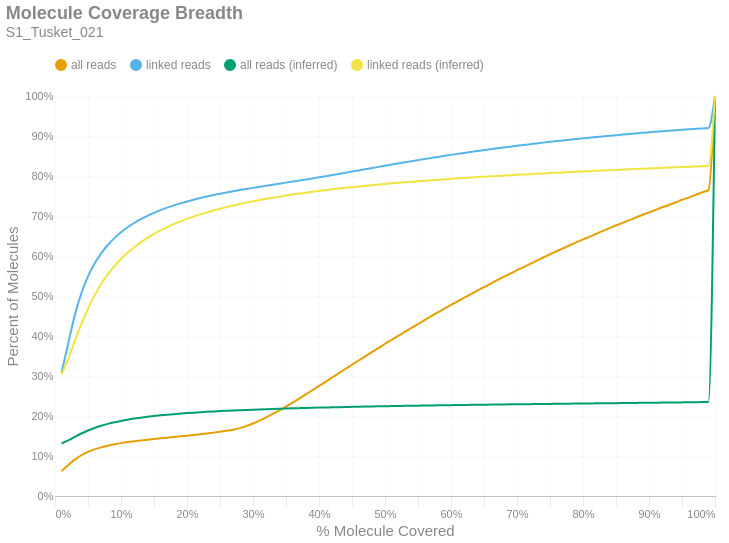

The notebook cell saved with this chart:
### Markdown cell above
### Molecule Read Coverage
This chart shows molecule coverage breadth as computed by the number of bases aligned to that molecule. In other words, "*how much of each unique long molecule is actually sequenced/aligned?*" Keep in mind there is a distinction between sequences and alignments, since some sequences belonging to a particular molecule may not align well and wouldn't appear in the alignment data. This chart also shows molecule coverage breadth as computed by the *inferred fragment* from which the aligned sequences originate. Unlike read coverage, this calculation takes into account the total insert size, including unsequenced gaps between the forward and reverse reads. Like the previous figures, these are cumulative percents.

### Code cell
if SKIPLR:
    print_html(f"Skipped")
else:
    binned_df = consolidated_hist(valids['coverage_bp'], mask, 0.01, True)
    binned_df_inf = consolidated_hist(valids['coverage_inserts'], mask, 0.01, True)
    binned_df = binned_df.with_columns(pl.lit(binned_df_inf['all reads (cumsum)']).alias('all reads (inferred)'))
    binned_df = binned_df.with_columns(pl.lit(binned_df_inf['linked reads (cumsum)']).alias('linked reads (inferred)'))
    binned_df = binned_df.with_columns(
        (pl.col('bin').cast(pl.Float64) + 0.01).alias('right_edge')
    )

    with SafeRender(binned_df):
        (
            density_plot(binned_df, 'Molecule Coverage Breadth', samplename, 'molcov', ['all reads (inferred)','linked reads (inferred)'])
            .encode(
                #x=alt.X('bin:Q', title="% Molecule Covered").axis(format = '%').scale(padding=0),
                x=alt.X('right_edge:Q', title="% Molecule Covered").axis(format='%').scale(padding=0),
                y=alt.Y('value:Q', title='Percent of Molecules')
                    .axis(format='%')
                    .stack(False)
                    .scale(domainMin=0, padding=0),
                color=alt.Color("key:N").scale(domain = ["all reads", "linked reads", "all reads (inferred)", "linked reads (inferred)"]),
                tooltip = [
                    alt.Tooltip("key:N", title = "Data Type"),
                    alt.Tooltip("range_label:N", title="% Molecule Covered"),
                    alt.Tooltip("value:Q", format = ".2%", title="% Molecules")
                ]
            )
        ).display()

### Figure 1 — Vega-Lite specification as saved in the notebook (floating-point values rounded to 4 significant figures)
{"width": "container", "height": 400, "config": {"title": {"anchor": "start", "dy": -15, "fontSize": 18, "color": "#888888", "subtitleColor": "#888888", "subtitleFontSize": 14}, "arc": {"fill": "#0072B2"}, "axis": {"domainColor": "#888888", "domainWidth": 0.5, "gridWidth": 0.2, "grid": false, "titleFontWeight": 400, "titleFontSize": 15, "labelFontSize": 11, "labelColor": "#888888", "tickColor": "#888888", "tickWidth": 0.2, "titleColor": "#888888"}, "axisBand": {"grid": false}, "axisX": {"grid": true, "tickSize": 10, "domainCap": "round"}, "axisY": {"domain": false, "grid": true, "tickSize": 0, "domainCap": "round"}, "background": "transparent", "header": {"labelFontSize": 15, "labelColor": "#888888", "titleFontSize": 15, "titleFontWeight": 600, "titleColor": "#888888"}, "legend": {"labelFont": "sans-serif", "labelFontSize": 12, "labelColor": "#888888", "symbolSize": 100, "symbolType": "circle", "titleFontSize": 12, "titlePadding": 10, "titleColor": "#888888", "title": null, "orient": "top"}, "range": {"category": ["#E69F00", "#56B4E9", "#009E73", "#F0E442", "#0072B2", "#D55E00", "#CC79A7", "#000000"], "diverging": ["#cfe8f3", "#a2d4ec", "#73bfe2", "#46abdb", "#1696d2", "#12719e"]}, "area": {"fill": "#0072B2", "fillOpacity": 0.7, "line": true, "strokeOpacity": 0.7}, "line": {"color": "#0072B2", "stroke": "#0072B2", "strokeWidth": 2}, "trail": {"color": "#0072B2", "stroke": "#0072B2", "strokeWidth": 0, "size": 1}, "point": {"filled": true, "fillOpacity": 1.0, "size": 95}, "text": {"color": "#888888", "fontSize": 11, "align": "right", "fontWeight": 400, "size": 11}, "bar": {"fill": "#0072B2", "stroke": null}, "view": {"stroke": null, "continuousWidth": 660, "continuousHeight": 400}}, "data": {"name": "data-fb779c68f2836e5f1877cbd55c926750"}, "mark": {"type": "line", "interpolate": "monotone", "point": {"opacity": 0, "size": 275}}, "encoding": {"color": {"field": "key", "scale": {"domain": ["all reads", "linked reads", "all reads (inferred)", "linked reads (inferred)"]}, "type": "nominal"}, "tooltip": [{"field": "key", "title": "Data Type", "type": "nominal"}, {"field": "range_label", "title": "% Molecule Covered", "type": "nominal"}, {"field": "value", "format": ".2%", "title": "% Molecules", "type": "quantitative"}], "x": {"axis": {"format": "%"}, "field": "right_edge", "scale": {"padding": 0}, "title": "% Molecule Covered", "type": "quantitative"}, "y": {"axis": {"format": "%"}, "field": "value", "scale": {"domainMin": 0, "padding": 0}, "stack": false, "title": "Percent of Molecules", "type": "quantitative"}}, "params": [{"name": "param_c36ac31b6afebe62", "select": {"type": "point", "fields": ["key"]}, "bind": "legend"}], "title": {"text": "Molecule Coverage Breadth", "subtitle": "S1_Tusket_021"}, "transform": [{"fold": ["all reads (cumsum)", "linked reads (cumsum)", "all reads (inferred)", "linked reads (inferred)"]}, {"calculate": "replace(datum.key, ' (cumsum)', '')", "as": "key"}, {"filter": {"param": "param_c36ac31b6afebe62"}}], "usermeta": {"embedOptions": {"downloadFileName": "S1_Tusket_021.molcov"}}, "$schema": "https://vega.github.io/schema/vega-lite/v6.1.0.json", "datasets": {"data-fb779c68f2836e5f1877cbd55c926750": [{"bin": "0.0", "interval": "0.0-0.01", "all reads": 0.06255, "linked reads": 0.3087, "all reads (cumsum)": 0.06255, "linked reads (cumsum)": 0.3087, "range_label": "0.0-0.01", "all reads (inferred)": 0.1313, "linked reads (inferred)": 0.3042, "right_edge": 0.01}, {"bin": "0.01", "interval": "0.01-0.02", "all reads": 0.01442, "linked reads": 0.07241, "all reads (cumsum)": 0.07697, "linked reads (cumsum)": 0.3811, "range_label": "0.01-0.02", "all reads (inferred)": 0.1391, "linked reads (inferred)": 0.3429, "right_edge": 0.02}, {"bin": "0.02", "interval": "0.02-0.03", "all reads": 0.01399, "linked reads": 0.07107, "all reads (cumsum)": 0.09097, "linked reads (cumsum)": 0.4522, "range_label": "0.02-0.03", "all reads (inferred)": 0.1478, "linked reads (inferred)": 0.3871, "right_edge": 0.03}, {"bin": "0.03", "interval": "0.03-0.04", "all reads": 0.01089, "linked reads": 0.05504, "all reads (cumsum)": 0.1019, "linked reads (cumsum)": 0.5072, "range_label": "0.03-0.04", "all reads (inferred)": 0.1562, "linked reads (inferred)": 0.4303, "right_edge": 0.04}, {"bin": "0.04", "interval": "0.04-0.05", "all reads": 0.008271, "linked reads": 0.04186, "all reads (cumsum)": 0.1101, "linked reads (cumsum)": 0.5491, "range_label": "0.04-0.05", "all reads (inferred)": 0.1637, "linked reads (inferred)": 0.4684, "right_edge": 0.05}, {"bin": "0.05", "interval": "0.05-0.06", "all reads": 0.006388, "linked reads": 0.03209, "all reads (cumsum)": 0.1165, "linked reads (cumsum)": 0.5812, "range_label": "0.05-0.06", "all reads (inferred)": 0.1701, "linked reads (inferred)": 0.5015, "right_edge": 0.06}, {"bin": "0.06", "interval": "0.06-0.07", "all reads": 0.005088, "linked reads": 0.02555, "all reads (cumsum)": 0.1216, "linked reads (cumsum)": 0.6067, "range_label": "0.06-0.07", "all reads (inferred)": 0.1756, "linked reads (inferred)": 0.5298, "right_edge": 0.07}, {"bin": "0.07", "interval": "0.07-0.08", "all reads": 0.004158, "linked reads": 0.02084, "all reads (cumsum)": 0.1258, "linked reads (cumsum)": 0.6276, "range_label": "0.07-0.08", "all reads (inferred)": 0.1803, "linked reads (inferred)": 0.5539, "right_edge": 0.08}, {"bin": "0.08", "interval": "0.08-0.09", "all reads": 0.003452, "linked reads": 0.01714, "all reads (cumsum)": 0.1292, "linked reads (cumsum)": 0.6447, "range_label": "0.08-0.09", "all reads (inferred)": 0.1843, "linked reads (inferred)": 0.5746, "right_edge": 0.09}, {"bin": "0.09", "interval": "0.09-0.1", "all reads": 0.002979, "linked reads": 0.01466, "all reads (cumsum)": 0.1322, "linked reads (cumsum)": 0.6594, "range_label": "0.09-0.1", "all reads (inferred)": 0.1878, "linked reads (inferred)": 0.5925, "right_edge": 0.1}, {"bin": "0.1", "interval": "0.1-0.11", "all reads": 0.002548, "linked reads": 0.01238, "all reads (cumsum)": 0.1347, "linked reads (cumsum)": 0.6717, "range_label": "0.1-0.11", "all reads (inferred)": 0.1908, "linked reads (inferred)": 0.6082, "right_edge": 0.11}, {"bin": "0.11", "interval": "0.11-0.12", "all reads": 0.002235, "linked reads": 0.0107, "all reads (cumsum)": 0.137, "linked reads (cumsum)": 0.6825, "range_label": "0.11-0.12", "all reads (inferred)": 0.1935, "linked reads (inferred)": 0.622, "right_edge": 0.12}, {"bin": "0.12", "interval": "0.12-0.13", "all reads": 0.002038, "linked reads": 0.009575, "all reads (cumsum)": 0.139, "linked reads (cumsum)": 0.692, "range_label": "0.12-0.13", "all reads (inferred)": 0.1958, "linked reads (inferred)": 0.6342, "right_edge": 0.13}, {"bin": "0.13", "interval": "0.13-0.14", "all reads": 0.001819, "linked reads": 0.008335, "all reads (cumsum)": 0.1408, "linked reads (cumsum)": 0.7004, "range_label": "0.13-0.14", "all reads (inferred)": 0.198, "linked reads (inferred)": 0.6452, "right_edge": 0.14}, {"bin": "0.14", "interval": "0.14-0.15", "all reads": 0.001708, "linked reads": 0.007499, "all reads (cumsum)": 0.1425, "linked reads (cumsum)": 0.7079, "range_label": "0.14-0.15", "all reads (inferred)": 0.1999, "linked reads (inferred)": 0.6551, "right_edge": 0.15}, {"bin": "0.15", "interval": "0.15-0.16", "all reads": 0.001647, "linked reads": 0.006821, "all reads (cumsum)": 0.1442, "linked reads (cumsum)": 0.7147, "range_label": "0.15-0.16", "all reads (inferred)": 0.2016, "linked reads (inferred)": 0.664, "right_edge": 0.16}, {"bin": "0.16", "interval": "0.16-0.17", "all reads": 0.001612, "linked reads": 0.006156, "all reads (cumsum)": 0.1458, "linked reads (cumsum)": 0.7208, "range_label": "0.16-0.17", "all reads (inferred)": 0.2032, "linked reads (inferred)": 0.6721, "right_edge": 0.17}, {"bin": "0.17", "interval": "0.17-0.18", "all reads": 0.001631, "linked reads": 0.005617, "all reads (cumsum)": 0.1474, "linked reads (cumsum)": 0.7265, "range_label": "0.17-0.18", "all reads (inferred)": 0.2047, "linked reads (inferred)": 0.6795, "right_edge": 0.18}, {"bin": "0.18", "interval": "0.18-0.19", "all reads": 0.00168, "linked reads": 0.005154, "all reads (cumsum)": 0.1491, "linked reads (cumsum)": 0.7316, "range_label": "0.18-0.19", "all reads (inferred)": 0.206, "linked reads (inferred)": 0.6862, "right_edge": 0.19}, {"bin": "0.19", "interval": "0.19-0.2", "all reads": 0.001753, "linked reads": 0.004807, "all reads (cumsum)": 0.1509, "linked reads (cumsum)": 0.7364, "range_label": "0.19-0.2", "all reads (inferred)": 0.2072, "linked reads (inferred)": 0.6927, "right_edge": 0.2}, {"bin": "0.2", "interval": "0.2-0.21", "all reads": 0.00176, "linked reads": 0.004357, "all reads (cumsum)": 0.1526, "linked reads (cumsum)": 0.7408, "range_label": "0.2-0.21", "all reads (inferred)": 0.2084, "linked reads (inferred)": 0.6985, "right_edge": 0.21}, {"bin": "0.21", "interval": "0.21-0.22", "all reads": 0.001834, "linked reads": 0.004098, "all reads (cumsum)": 0.1545, "linked reads (cumsum)": 0.7449, "range_label": "0.21-0.22", "all reads (inferred)": 0.2094, "linked reads (inferred)": 0.704, "right_edge": 0.22}, {"bin": "0.22", "interval": "0.22-0.23", "all reads": 0.001943, "linked reads": 0.003903, "all reads (cumsum)": 0.1564, "linked reads (cumsum)": 0.7488, "range_label": "0.22-0.23", "all reads (inferred)": 0.2104, "linked reads (inferred)": 0.7091, "right_edge": 0.23}, {"bin": "0.23", "interval": "0.23-0.24", "all reads": 0.002032, "linked reads": 0.003624, "all reads (cumsum)": 0.1584, "linked reads (cumsum)": 0.7524, "range_label": "0.23-0.24", "all reads (inferred)": 0.2113, "linked reads (inferred)": 0.7137, "right_edge": 0.24}, {"bin": "0.24", "interval": "0.24-0.25", "all reads": 0.002155, "linked reads": 0.003334, "all reads (cumsum)": 0.1606, "linked reads (cumsum)": 0.7557, "range_label": "0.24-0.25", "all reads (inferred)": 0.2122, "linked reads (inferred)": 0.7182, "right_edge": 0.25}, {"bin": "0.25", "interval": "0.25-0.26", "all reads": 0.002307, "linked reads": 0.003093, "all reads (cumsum)": 0.1629, "linked reads (cumsum)": 0.7588, "range_label": "0.25-0.26", "all reads (inferred)": 0.213, "linked reads (inferred)": 0.7223, "right_edge": 0.26}, {"bin": "0.26", "interval": "0.26-0.27", "all reads": 0.002845, "linked reads": 0.003002, "all reads (cumsum)": 0.1657, "linked reads (cumsum)": 0.7618, "range_label": "0.26-0.27", "all reads (inferred)": 0.2138, "linked reads (inferred)": 0.7262, "right_edge": 0.27}, {"bin": "0.27", "interval": "0.27-0.28", "all reads": 0.003909, "linked reads": 0.002933, "all reads (cumsum)": 0.1696, "linked reads (cumsum)": 0.7648, "range_label": "0.27-0.28", "all reads (inferred)": 0.2145, "linked reads (inferred)": 0.7299, "right_edge": 0.28}, {"bin": "0.28", "interval": "0.28-0.29", "all reads": 0.005152, "linked reads": 0.002798, "all reads (cumsum)": 0.1748, "linked reads (cumsum)": 0.7676, "range_label": "0.28-0.29", "all reads (inferred)": 0.2152, "linked reads (inferred)": 0.7334, "right_edge": 0.29}, {"bin": "0.29", "interval": "0.29-0.3", "all reads": 0.006365, "linked reads": 0.002733, "all reads (cumsum)": 0.1812, "linked reads (cumsum)": 0.7703, "range_label": "0.29-0.3", "all reads (inferred)": 0.2158, "linked reads (inferred)": 0.7368, "right_edge": 0.3}, {"bin": "0.3", "interval": "0.3-0.31", "all reads": 0.007121, "linked reads": 0.002627, "all reads (cumsum)": 0.1883, "linked reads (cumsum)": 0.7729, "range_label": "0.3-0.31", "all reads (inferred)": 0.2165, "linked reads (inferred)": 0.7399, "right_edge": 0.31}, {"bin": "0.31", "interval": "0.31-0.32", "all reads": 0.008018, "linked reads": 0.002643, "all reads (cumsum)": 0.1963, "linked reads (cumsum)": 0.7756, "range_label": "0.31-0.32", "all reads (inferred)": 0.217, "linked reads (inferred)": 0.7429, "right_edge": 0.32}, {"bin": "0.32", "interval": "0.32-0.33", "all reads": 0.008727, "linked reads": 0.002607, "all reads (cumsum)": 0.205, "linked reads (cumsum)": 0.7782, "range_label": "0.32-0.33", "all reads (inferred)": 0.2176, "linked reads (inferred)": 0.7457, "right_edge": 0.33}, {"bin": "0.33", "interval": "0.33-0.34", "all reads": 0.009128, "linked reads": 0.002627, "all reads (cumsum)": 0.2142, "linked reads (cumsum)": 0.7808, "range_label": "0.33-0.34", "all reads (inferred)": 0.2181, "linked reads (inferred)": 0.7484, "right_edge": 0.34}, {"bin": "0.34", "interval": "0.34-0.35", "all reads": 0.009541, "linked reads": 0.002629, "all reads (cumsum)": 0.2237, "linked reads (cumsum)": 0.7834, "range_label": "0.34-0.35", "all reads (inferred)": 0.2187, "linked reads (inferred)": 0.7511, "right_edge": 0.35}, {"bin": "0.35", "interval": "0.35-0.36", "all reads": 0.009862, "linked reads": 0.002625, "all reads (cumsum)": 0.2336, "linked reads (cumsum)": 0.786, "range_label": "0.35-0.36", "all reads (inferred)": 0.2192, "linked reads (inferred)": 0.7537, "right_edge": 0.36}, {"bin": "0.36", "interval": "0.36-0.37", "all reads": 0.01013, "linked reads": 0.002602, "all reads (cumsum)": 0.2437, "linked reads (cumsum)": 0.7887, "range_label": "0.36-0.37", "all reads (inferred)": 0.2196, "linked reads (inferred)": 0.756, "right_edge": 0.37}, {"bin": "0.37", "interval": "0.37-0.38", "all reads": 0.0103, "linked reads": 0.002668, "all reads (cumsum)": 0.254, "linked reads (cumsum)": 0.7913, "range_label": "0.37-0.38", "all reads (inferred)": 0.2201, "linked reads (inferred)": 0.7583, "right_edge": 0.38}, {"bin": "0.38", "interval": "0.38-0.39", "all reads": 0.01041, "linked reads": 0.002701, "all reads (cumsum)": 0.2644, "linked reads (cumsum)": 0.794, "range_label": "0.38-0.39", "all reads (inferred)": 0.2205, "linked reads (inferred)": 0.7605, "right_edge": 0.39}, {"bin": "0.39", "interval": "0.39-0.4", "all reads": 0.01071, "linked reads": 0.00275, "all reads (cumsum)": 0.2751, "linked reads (cumsum)": 0.7968, "range_label": "0.39-0.4", "all reads (inferred)": 0.221, "linked reads (inferred)": 0.7627, "right_edge": 0.4}, {"bin": "0.4", "interval": "0.4-0.41", "all reads": 0.0104, "linked reads": 0.002682, "all reads (cumsum)": 0.2855, "linked reads (cumsum)": 0.7995, "range_label": "0.4-0.41", "all reads (inferred)": 0.2214, "linked reads (inferred)": 0.7647, "right_edge": 0.41}, {"bin": "0.41", "interval": "0.41-0.42", "all reads": 0.01067, "linked reads": 0.00281, "all reads (cumsum)": 0.2962, "linked reads (cumsum)": 0.8023, "range_label": "0.41-0.42", "all reads (inferred)": 0.2217, "linked reads (inferred)": 0.7666, "right_edge": 0.42}, {"bin": "0.42", "interval": "0.42-0.43", "all reads": 0.01072, "linked reads": 0.002863, "all reads (cumsum)": 0.3069, "linked reads (cumsum)": 0.8051, "range_label": "0.42-0.43", "all reads (inferred)": 0.2221, "linked reads (inferred)": 0.7685, "right_edge": 0.43}, {"bin": "0.43", "interval": "0.43-0.44", "all reads": 0.01059, "linked reads": 0.002972, "all reads (cumsum)": 0.3175, "linked reads (cumsum)": 0.8081, "range_label": "0.43-0.44", "all reads (inferred)": 0.2225, "linked reads (inferred)": 0.7703, "right_edge": 0.44}, {"bin": "0.44", "interval": "0.44-0.45", "all reads": 0.01063, "linked reads": 0.002926, "all reads (cumsum)": 0.3281, "linked reads (cumsum)": 0.811, "range_label": "0.44-0.45", "all reads (inferred)": 0.2228, "linked reads (inferred)": 0.7721, "right_edge": 0.45}, {"bin": "0.45", "interval": "0.45-0.46", "all reads": 0.01058, "linked reads": 0.002956, "all reads (cumsum)": 0.3387, "linked reads (cumsum)": 0.814, "range_label": "0.45-0.46", "all reads (inferred)": 0.2232, "linked reads (inferred)": 0.7738, "right_edge": 0.46}, {"bin": "0.46", "interval": "0.46-0.47", "all reads": 0.01037, "linked reads": 0.002891, "all reads (cumsum)": 0.3491, "linked reads (cumsum)": 0.8169, "range_label": "0.46-0.47", "all reads (inferred)": 0.2235, "linked reads (inferred)": 0.7755, "right_edge": 0.47}, {"bin": "0.47", "interval": "0.47-0.48", "all reads": 0.01052, "linked reads": 0.002954, "all reads (cumsum)": 0.3596, "linked reads (cumsum)": 0.8198, "range_label": "0.47-0.48", "all reads (inferred)": 0.2239, "linked reads (inferred)": 0.7771, "right_edge": 0.48}, {"bin": "0.48", "interval": "0.48-0.49", "all reads": 0.00997, "linked reads": 0.002963, "all reads (cumsum)": 0.3696, "linked reads (cumsum)": 0.8228, "range_label": "0.48-0.49", "all reads (inferred)": 0.2242, "linked reads (inferred)": 0.7787, "right_edge": 0.49}, {"bin": "0.49", "interval": "0.49-0.5", "all reads": 0.01105, "linked reads": 0.002987, "all reads (cumsum)": 0.3806, "linked reads (cumsum)": 0.8258, "range_label": "0.49-0.5", "all reads (inferred)": 0.2245, "linked reads (inferred)": 0.7803, "right_edge": 0.5}, {"bin": "0.5", "interval": "0.5-0.51", "all reads": 0.009369, "linked reads": 0.00279, "all reads (cumsum)": 0.39, "linked reads (cumsum)": 0.8286, "range_label": "0.5-0.51", "all reads (inferred)": 0.2248, "linked reads (inferred)": 0.7817, "right_edge": 0.51}, {"bin": "0.51", "interval": "0.51-0.52", "all reads": 0.01043, "linked reads": 0.002791, "all reads (cumsum)": 0.4004, "linked reads (cumsum)": 0.8314, "range_label": "0.51-0.52", "all reads (inferred)": 0.2251, "linked reads (inferred)": 0.7831, "right_edge": 0.52}, {"bin": "0.52", "interval": "0.52-0.53", "all reads": 0.009889, "linked reads": 0.002785, "all reads (cumsum)": 0.4103, "linked reads (cumsum)": 0.8341, "range_label": "0.52-0.53", "all reads (inferred)": 0.2254, "linked reads (inferred)": 0.7845, "right_edge": 0.53}, {"bin": "0.53", "interval": "0.53-0.54", "all reads": 0.009959, "linked reads": 0.002836, "all reads (cumsum)": 0.4203, "linked reads (cumsum)": 0.837, "range_label": "0.53-0.54", "all reads (inferred)": 0.2256, "linked reads (inferred)": 0.7858, "right_edge": 0.54}, {"bin": "0.54", "interval": "0.54-0.55", "all reads": 0.009691, "linked reads": 0.0027, "all reads (cumsum)": 0.4299, "linked reads (cumsum)": 0.8397, "range_label": "0.54-0.55", "all reads (inferred)": 0.2259, "linked reads (inferred)": 0.7871, "right_edge": 0.55}, {"bin": "0.55", "interval": "0.55-0.56", "all reads": 0.009914, "linked reads": 0.002683, "all reads (cumsum)": 0.4399, "linked reads (cumsum)": 0.8424, "range_label": "0.55-0.56", "all reads (inferred)": 0.2262, "linked reads (inferred)": 0.7884, "right_edge": 0.56}, {"bin": "0.56", "interval": "0.56-0.57", "all reads": 0.009667, "linked reads": 0.002668, "all reads (cumsum)": 0.4495, "linked reads (cumsum)": 0.845, "range_label": "0.56-0.57", "all reads (inferred)": 0.2264, "linked reads (inferred)": 0.7896, "right_edge": 0.57}, {"bin": "0.57", "interval": "0.57-0.58", "all reads": 0.009368, "linked reads": 0.002711, "all reads (cumsum)": 0.4589, "linked reads (cumsum)": 0.8477, "range_label": "0.57-0.58", "all reads (inferred)": 0.2266, "linked reads (inferred)": 0.7907, "right_edge": 0.58}, {"bin": "0.58", "interval": "0.58-0.59", "all reads": 0.009363, "linked reads": 0.002553, "all reads (cumsum)": 0.4683, "linked reads (cumsum)": 0.8503, "range_label": "0.58-0.59", "all reads (inferred)": 0.2269, "linked reads (inferred)": 0.7919, "right_edge": 0.59}, {"bin": "0.59", "interval": "0.59-0.6", "all reads": 0.009397, "linked reads": 0.002545, "all reads (cumsum)": 0.4777, "linked reads (cumsum)": 0.8528, "range_label": "0.59-0.6", "all reads (inferred)": 0.2271, "linked reads (inferred)": 0.7931, "right_edge": 0.6}, {"bin": "0.6", "interval": "0.6-0.61", "all reads": 0.00886, "linked reads": 0.002471, "all reads (cumsum)": 0.4865, "linked reads (cumsum)": 0.8553, "range_label": "0.6-0.61", "all reads (inferred)": 0.2274, "linked reads (inferred)": 0.7942, "right_edge": 0.61}, {"bin": "0.61", "interval": "0.61-0.62", "all reads": 0.00917, "linked reads": 0.002468, "all reads (cumsum)": 0.4957, "linked reads (cumsum)": 0.8578, "range_label": "0.61-0.62", "all reads (inferred)": 0.2276, "linked reads (inferred)": 0.7952, "right_edge": 0.62}, {"bin": "0.62", "interval": "0.62-0.63", "all reads": 0.008887, "linked reads": 0.002379, "all reads (cumsum)": 0.5046, "linked reads (cumsum)": 0.8602, "range_label": "0.62-0.63", "all reads (inferred)": 0.2278, "linked reads (inferred)": 0.7963, "right_edge": 0.63}, {"bin": "0.63", "interval": "0.63-0.64", "all reads": 0.008867, "linked reads": 0.002379, "all reads (cumsum)": 0.5134, "linked reads (cumsum)": 0.8625, "range_label": "0.63-0.64", "all reads (inferred)": 0.228, "linked reads (inferred)": 0.7973, "right_edge": 0.64}, {"bin": "0.64", "interval": "0.64-0.65", "all reads": 0.008613, "linked reads": 0.002187, "all reads (cumsum)": 0.522, "linked reads (cumsum)": 0.8647, "range_label": "0.64-0.65", "all reads (inferred)": 0.2283, "linked reads (inferred)": 0.7983, "right_edge": 0.65}, {"bin": "0.65", "interval": "0.65-0.66", "all reads": 0.008935, "linked reads": 0.00225, "all reads (cumsum)": 0.531, "linked reads (cumsum)": 0.867, "range_label": "0.65-0.66", "all reads (inferred)": 0.2285, "linked reads (inferred)": 0.7992, "right_edge": 0.66}, {"bin": "0.66", "interval": "0.66-0.67", "all reads": 0.008457, "linked reads": 0.002175, "all reads (cumsum)": 0.5394, "linked reads (cumsum)": 0.8691, "range_label": "0.66-0.67", "all reads (inferred)": 0.2287, "linked reads (inferred)": 0.8002, "right_edge": 0.67}, {"bin": "0.67", "interval": "0.67-0.68", "all reads": 0.008508, "linked reads": 0.002168, "all reads (cumsum)": 0.5479, "linked reads (cumsum)": 0.8713, "range_label": "0.67-0.68", "all reads (inferred)": 0.2289, "linked reads (inferred)": 0.8011, "right_edge": 0.68}, {"bin": "0.68", "interval": "0.68-0.69", "all reads": 0.008167, "linked reads": 0.002065, "all reads (cumsum)": 0.5561, "linked reads (cumsum)": 0.8734, "range_label": "0.68-0.69", "all reads (inferred)": 0.2291, "linked reads (inferred)": 0.802, "right_edge": 0.69}, {"bin": "0.69", "interval": "0.69-0.7", "all reads": 0.00832, "linked reads": 0.002121, "all reads (cumsum)": 0.5644, "linked reads (cumsum)": 0.8755, "range_label": "0.69-0.7", "all reads (inferred)": 0.2293, "linked reads (inferred)": 0.8029, "right_edge": 0.7}, {"bin": "0.7", "interval": "0.7-0.71", "all reads": 0.007995, "linked reads": 0.002048, "all reads (cumsum)": 0.5724, "linked reads (cumsum)": 0.8775, "range_label": "0.7-0.71", "all reads (inferred)": 0.2295, "linked reads (inferred)": 0.8038, "right_edge": 0.71}, {"bin": "0.71", "interval": "0.71-0.72", "all reads": 0.007982, "linked reads": 0.002053, "all reads (cumsum)": 0.5804, "linked reads (cumsum)": 0.8796, "range_label": "0.71-0.72", "all reads (inferred)": 0.2297, "linked reads (inferred)": 0.8046, "right_edge": 0.72}, {"bin": "0.72", "interval": "0.72-0.73", "all reads": 0.008067, "linked reads": 0.001929, "all reads (cumsum)": 0.5885, "linked reads (cumsum)": 0.8815, "range_label": "0.72-0.73", "all reads (inferred)": 0.2299, "linked reads (inferred)": 0.8055, "right_edge": 0.73}, {"bin": "0.73", "interval": "0.73-0.74", "all reads": 0.007754, "linked reads": 0.001906, "all reads (cumsum)": 0.5962, "linked reads (cumsum)": 0.8834, "range_label": "0.73-0.74", "all reads (inferred)": 0.2301, "linked reads (inferred)": 0.8064, "right_edge": 0.74}, {"bin": "0.74", "interval": "0.74-0.75", "all reads": 0.008124, "linked reads": 0.001974, "all reads (cumsum)": 0.6044, "linked reads (cumsum)": 0.8854, "range_label": "0.74-0.75", "all reads (inferred)": 0.2303, "linked reads (inferred)": 0.8073, "right_edge": 0.75}, {"bin": "0.75", "interval": "0.75-0.76", "all reads": 0.00744, "linked reads": 0.001807, "all reads (cumsum)": 0.6118, "linked reads (cumsum)": 0.8872, "range_label": "0.75-0.76", "all reads (inferred)": 0.2305, "linked reads (inferred)": 0.8081, "right_edge": 0.76}, {"bin": "0.76", "interval": "0.76-0.77", "all reads": 0.007525, "linked reads": 0.001713, "all reads (cumsum)": 0.6193, "linked reads (cumsum)": 0.8889, "range_label": "0.76-0.77", "all reads (inferred)": 0.2306, "linked reads (inferred)": 0.8089, "right_edge": 0.77}, {"bin": "0.77", "interval": "0.77-0.78", "all reads": 0.007513, "linked reads": 0.00176, "all reads (cumsum)": 0.6268, "linked reads (cumsum)": 0.8907, "range_label": "0.77-0.78", "all reads (inferred)": 0.2308, "linked reads (inferred)": 0.8097, "right_edge": 0.78}, {"bin": "0.78", "interval": "0.78-0.79", "all reads": 0.007299, "linked reads": 0.001706, "all reads (cumsum)": 0.6341, "linked reads (cumsum)": 0.8924, "range_label": "0.78-0.79", "all reads (inferred)": 0.231, "linked reads (inferred)": 0.8106, "right_edge": 0.79}, {"bin": "0.79", "interval": "0.79-0.8", "all reads": 0.00758, "linked reads": 0.001726, "all reads (cumsum)": 0.6417, "linked reads (cumsum)": 0.8941, "range_label": "0.79-0.8", "all reads (inferred)": 0.2312, "linked reads (inferred)": 0.8114, "right_edge": 0.8}, {"bin": "0.8", "interval": "0.8-0.81", "all reads": 0.006833, "linked reads": 0.001614, "all reads (cumsum)": 0.6485, "linked reads (cumsum)": 0.8957, "range_label": "0.8-0.81", "all reads (inferred)": 0.2314, "linked reads (inferred)": 0.8122, "right_edge": 0.81}, {"bin": "0.81", "interval": "0.81-0.82", "all reads": 0.007066, "linked reads": 0.001612, "all reads (cumsum)": 0.6556, "linked reads (cumsum)": 0.8973, "range_label": "0.81-0.82", "all reads (inferred)": 0.2316, "linked reads (inferred)": 0.8129, "right_edge": 0.82}, {"bin": "0.82", "interval": "0.82-0.83", "all reads": 0.007034, "linked reads": 0.00159, "all reads (cumsum)": 0.6626, "linked reads (cumsum)": 0.8989, "range_label": "0.82-0.83", "all reads (inferred)": 0.2318, "linked reads (inferred)": 0.8137, "right_edge": 0.83}, {"bin": "0.83", "interval": "0.83-0.84", "all reads": 0.006905, "linked reads": 0.001574, "all reads (cumsum)": 0.6696, "linked reads (cumsum)": 0.9005, "range_label": "0.83-0.84", "all reads (inferred)": 0.232, "linked reads (inferred)": 0.8145, "right_edge": 0.84}, {"bin": "0.84", "interval": "0.84-0.85", "all reads": 0.006657, "linked reads": 0.001494, "all reads (cumsum)": 0.6762, "linked reads (cumsum)": 0.902, "range_label": "0.84-0.85", "all reads (inferred)": 0.2322, "linked reads (inferred)": 0.8153, "right_edge": 0.85}, {"bin": "0.85", "interval": "0.85-0.86", "all reads": 0.006752, "linked reads": 0.001562, "all reads (cumsum)": 0.683, "linked reads (cumsum)": 0.9036, "range_label": "0.85-0.86", "all reads (inferred)": 0.2324, "linked reads (inferred)": 0.816, "right_edge": 0.86}, {"bin": "0.86", "interval": "0.86-0.87", "all reads": 0.006561, "linked reads": 0.001445, "all reads (cumsum)": 0.6895, "linked reads (cumsum)": 0.905, "range_label": "0.86-0.87", "all reads (inferred)": 0.2326, "linked reads (inferred)": 0.8168, "right_edge": 0.87}, {"bin": "0.87", "interval": "0.87-0.88", "all reads": 0.006613, "linked reads": 0.00146, "all reads (cumsum)": 0.6961, "linked reads (cumsum)": 0.9065, "range_label": "0.87-0.88", "all reads (inferred)": 0.2327, "linked reads (inferred)": 0.8175, "right_edge": 0.88}, {"bin": "0.88", "interval": "0.88-0.89", "all reads": 0.006469, "linked reads": 0.001369, "all reads (cumsum)": 0.7026, "linked reads (cumsum)": 0.9078, "range_label": "0.88-0.89", "all reads (inferred)": 0.2329, "linked reads (inferred)": 0.8183, "right_edge": 0.89}, {"bin": "0.89", "interval": "0.89-0.9", "all reads": 0.006507, "linked reads": 0.001319, "all reads (cumsum)": 0.7091, "linked reads (cumsum)": 0.9092, "range_label": "0.89-0.9", "all reads (inferred)": 0.2331, "linked reads (inferred)": 0.819, "right_edge": 0.9}, {"bin": "0.9", "interval": "0.9-0.91", "all reads": 0.006034, "linked reads": 0.0013, "all reads (cumsum)": 0.7151, "linked reads (cumsum)": 0.9105, "range_label": "0.9-0.91", "all reads (inferred)": 0.2333, "linked reads (inferred)": 0.8197, "right_edge": 0.91}, {"bin": "0.91", "interval": "0.91-0.92", "all reads": 0.00673, "linked reads": 0.001346, "all reads (cumsum)": 0.7219, "linked reads (cumsum)": 0.9118, "range_label": "0.91-0.92", "all reads (inferred)": 0.2335, "linked reads (inferred)": 0.8204, "right_edge": 0.92}, {"bin": "0.92", "interval": "0.92-0.93", "all reads": 0.00577, "linked reads": 0.00126, "all reads (cumsum)": 0.7276, "linked reads (cumsum)": 0.9131, "range_label": "0.92-0.93", "all reads (inferred)": 0.2337, "linked reads (inferred)": 0.821, "right_edge": 0.93}, {"bin": "0.93", "interval": "0.93-0.94", "all reads": 0.006215, "linked reads": 0.001206, "all reads (cumsum)": 0.7339, "linked reads (cumsum)": 0.9143, "range_label": "0.93-0.94", "all reads (inferred)": 0.2339, "linked reads (inferred)": 0.8217, "right_edge": 0.94}, {"bin": "0.94", "interval": "0.94-0.95", "all reads": 0.006661, "linked reads": 0.001218, "all reads (cumsum)": 0.7405, "linked reads (cumsum)": 0.9155, "range_label": "0.94-0.95", "all reads (inferred)": 0.2341, "linked reads (inferred)": 0.8224, "right_edge": 0.95}, {"bin": "0.95", "interval": "0.95-0.96", "all reads": 0.005452, "linked reads": 0.001198, "all reads (cumsum)": 0.746, "linked reads (cumsum)": 0.9167, "range_label": "0.95-0.96", "all reads (inferred)": 0.2343, "linked reads (inferred)": 0.8231, "right_edge": 0.96}, {"bin": "0.96", "interval": "0.96-0.97", "all reads": 0.006366, "linked reads": 0.001146, "all reads (cumsum)": 0.7523, "linked reads (cumsum)": 0.9178, "range_label": "0.96-0.97", "all reads (inferred)": 0.2345, "linked reads (inferred)": 0.8238, "right_edge": 0.97}, {"bin": "0.97", "interval": "0.97-0.98", "all reads": 0.006456, "linked reads": 0.001123, "all reads (cumsum)": 0.7588, "linked reads (cumsum)": 0.919, "range_label": "0.97-0.98", "all reads (inferred)": 0.2347, "linked reads (inferred)": 0.8246, "right_edge": 0.98}, {"bin": "0.98", "interval": "0.98-0.99", "all reads": 0.006018, "linked reads": 0.001219, "all reads (cumsum)": 0.7648, "linked reads (cumsum)": 0.9202, "range_label": "0.98-0.99", "all reads (inferred)": 0.235, "linked reads (inferred)": 0.8255, "right_edge": 0.99}, {"bin": "0.99", "interval": "0.99-1.0", "all reads": 0.2352, "linked reads": 0.07982, "all reads (cumsum)": 1.0, "linked reads (cumsum)": 1.0, "range_label": "0.99-1.0", "all reads (inferred)": 1.0, "linked reads (inferred)": 1.0, "right_edge": 1.0}]}}
